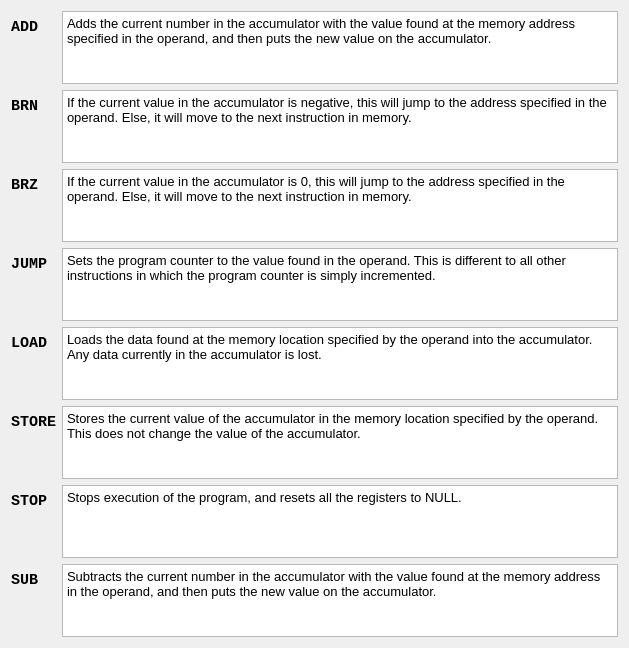
<?xml version="1.0" encoding="UTF-8"?>
<ui version="4.0">
 <class>InstructionsWidget</class>
 <widget class="QWidget" name="InstructionsWidget">
  <property name="geometry">
   <rect>
    <x>0</x>
    <y>0</y>
    <width>629</width>
    <height>648</height>
   </rect>
  </property>
  <property name="minimumSize">
   <size>
    <width>300</width>
    <height>0</height>
   </size>
  </property>
  <property name="windowTitle">
   <string>Instructions</string>
  </property>
  <layout class="QFormLayout" name="formLayout_2">
   <property name="fieldGrowthPolicy">
    <enum>QFormLayout::ExpandingFieldsGrow</enum>
   </property>
   <item row="1" column="0">
    <widget class="QLabel" name="label">
     <property name="font">
      <font>
       <family>Monospace</family>
       <pointsize>11</pointsize>
       <weight>75</weight>
       <bold>true</bold>
      </font>
     </property>
     <property name="text">
      <string>ADD</string>
     </property>
    </widget>
   </item>
   <item row="4" column="0">
    <widget class="QLabel" name="label_2">
     <property name="font">
      <font>
       <family>Monospace</family>
       <pointsize>11</pointsize>
       <weight>75</weight>
       <bold>true</bold>
      </font>
     </property>
     <property name="text">
      <string>JUMP</string>
     </property>
    </widget>
   </item>
   <item row="5" column="0">
    <widget class="QLabel" name="label_3">
     <property name="font">
      <font>
       <family>Monospace</family>
       <pointsize>11</pointsize>
       <weight>75</weight>
       <bold>true</bold>
      </font>
     </property>
     <property name="text">
      <string>LOAD</string>
     </property>
    </widget>
   </item>
   <item row="6" column="0">
    <widget class="QLabel" name="label_4">
     <property name="font">
      <font>
       <family>Monospace</family>
       <pointsize>11</pointsize>
       <weight>75</weight>
       <bold>true</bold>
      </font>
     </property>
     <property name="text">
      <string>STORE</string>
     </property>
    </widget>
   </item>
   <item row="7" column="0">
    <widget class="QLabel" name="label_5">
     <property name="font">
      <font>
       <family>Monospace</family>
       <pointsize>11</pointsize>
       <weight>75</weight>
       <bold>true</bold>
      </font>
     </property>
     <property name="text">
      <string>STOP</string>
     </property>
    </widget>
   </item>
   <item row="1" column="1">
    <widget class="QTextBrowser" name="textBrowser">
     <property name="html">
      <string>&lt;!DOCTYPE HTML PUBLIC &quot;-//W3C//DTD HTML 4.0//EN&quot; &quot;http://www.w3.org/TR/REC-html40/strict.dtd&quot;&gt;
&lt;html&gt;&lt;head&gt;&lt;meta name=&quot;qrichtext&quot; content=&quot;1&quot; /&gt;&lt;style type=&quot;text/css&quot;&gt;
p, li { white-space: pre-wrap; }
&lt;/style&gt;&lt;/head&gt;&lt;body style=&quot; font-family:'Oxygen'; font-size:10pt; font-weight:400; font-style:normal;&quot;&gt;
&lt;p style=&quot; margin-top:0px; margin-bottom:0px; margin-left:0px; margin-right:0px; -qt-block-indent:0; text-indent:0px;&quot;&gt;Adds the current number in the accumulator with the value found at the memory address specified in the operand, and then puts the new value on the accumulator.&lt;/p&gt;&lt;/body&gt;&lt;/html&gt;</string>
     </property>
    </widget>
   </item>
   <item row="4" column="1">
    <widget class="QTextBrowser" name="textBrowser_2">
     <property name="html">
      <string>&lt;!DOCTYPE HTML PUBLIC &quot;-//W3C//DTD HTML 4.0//EN&quot; &quot;http://www.w3.org/TR/REC-html40/strict.dtd&quot;&gt;
&lt;html&gt;&lt;head&gt;&lt;meta name=&quot;qrichtext&quot; content=&quot;1&quot; /&gt;&lt;style type=&quot;text/css&quot;&gt;
p, li { white-space: pre-wrap; }
&lt;/style&gt;&lt;/head&gt;&lt;body style=&quot; font-family:'Oxygen'; font-size:10pt; font-weight:400; font-style:normal;&quot;&gt;
&lt;p style=&quot; margin-top:0px; margin-bottom:0px; margin-left:0px; margin-right:0px; -qt-block-indent:0; text-indent:0px;&quot;&gt;Sets the program counter to the value found in the operand. This is different to all other instructions in which the program counter is simply incremented.&lt;/p&gt;&lt;/body&gt;&lt;/html&gt;</string>
     </property>
    </widget>
   </item>
   <item row="5" column="1">
    <widget class="QTextBrowser" name="textBrowser_3">
     <property name="html">
      <string>&lt;!DOCTYPE HTML PUBLIC &quot;-//W3C//DTD HTML 4.0//EN&quot; &quot;http://www.w3.org/TR/REC-html40/strict.dtd&quot;&gt;
&lt;html&gt;&lt;head&gt;&lt;meta name=&quot;qrichtext&quot; content=&quot;1&quot; /&gt;&lt;style type=&quot;text/css&quot;&gt;
p, li { white-space: pre-wrap; }
&lt;/style&gt;&lt;/head&gt;&lt;body style=&quot; font-family:'Oxygen'; font-size:10pt; font-weight:400; font-style:normal;&quot;&gt;
&lt;p style=&quot; margin-top:0px; margin-bottom:0px; margin-left:0px; margin-right:0px; -qt-block-indent:0; text-indent:0px;&quot;&gt;Loads the data found at the memory location specified by the operand into the accumulator. Any data currently in the accumulator is lost.&lt;/p&gt;&lt;/body&gt;&lt;/html&gt;</string>
     </property>
    </widget>
   </item>
   <item row="6" column="1">
    <widget class="QTextBrowser" name="textBrowser_4">
     <property name="html">
      <string>&lt;!DOCTYPE HTML PUBLIC &quot;-//W3C//DTD HTML 4.0//EN&quot; &quot;http://www.w3.org/TR/REC-html40/strict.dtd&quot;&gt;
&lt;html&gt;&lt;head&gt;&lt;meta name=&quot;qrichtext&quot; content=&quot;1&quot; /&gt;&lt;style type=&quot;text/css&quot;&gt;
p, li { white-space: pre-wrap; }
&lt;/style&gt;&lt;/head&gt;&lt;body style=&quot; font-family:'Oxygen'; font-size:10pt; font-weight:400; font-style:normal;&quot;&gt;
&lt;p style=&quot; margin-top:0px; margin-bottom:0px; margin-left:0px; margin-right:0px; -qt-block-indent:0; text-indent:0px;&quot;&gt;Stores the current value of the accumulator in the memory location specified by the operand. This does not change the value of the accumulator.&lt;/p&gt;&lt;/body&gt;&lt;/html&gt;</string>
     </property>
    </widget>
   </item>
   <item row="7" column="1">
    <widget class="QTextBrowser" name="textBrowser_5">
     <property name="html">
      <string>&lt;!DOCTYPE HTML PUBLIC &quot;-//W3C//DTD HTML 4.0//EN&quot; &quot;http://www.w3.org/TR/REC-html40/strict.dtd&quot;&gt;
&lt;html&gt;&lt;head&gt;&lt;meta name=&quot;qrichtext&quot; content=&quot;1&quot; /&gt;&lt;style type=&quot;text/css&quot;&gt;
p, li { white-space: pre-wrap; }
&lt;/style&gt;&lt;/head&gt;&lt;body style=&quot; font-family:'Oxygen'; font-size:10pt; font-weight:400; font-style:normal;&quot;&gt;
&lt;p style=&quot; margin-top:0px; margin-bottom:0px; margin-left:0px; margin-right:0px; -qt-block-indent:0; text-indent:0px;&quot;&gt;Stops execution of the program, and resets all the registers to NULL.&lt;/p&gt;&lt;/body&gt;&lt;/html&gt;</string>
     </property>
    </widget>
   </item>
   <item row="8" column="0">
    <widget class="QLabel" name="label_6">
     <property name="font">
      <font>
       <family>Monospace</family>
       <pointsize>11</pointsize>
       <weight>75</weight>
       <bold>true</bold>
      </font>
     </property>
     <property name="text">
      <string>SUB</string>
     </property>
    </widget>
   </item>
   <item row="8" column="1">
    <widget class="QTextBrowser" name="textBrowser_6">
     <property name="html">
      <string>&lt;!DOCTYPE HTML PUBLIC &quot;-//W3C//DTD HTML 4.0//EN&quot; &quot;http://www.w3.org/TR/REC-html40/strict.dtd&quot;&gt;
&lt;html&gt;&lt;head&gt;&lt;meta name=&quot;qrichtext&quot; content=&quot;1&quot; /&gt;&lt;style type=&quot;text/css&quot;&gt;
p, li { white-space: pre-wrap; }
&lt;/style&gt;&lt;/head&gt;&lt;body style=&quot; font-family:'Oxygen'; font-size:10pt; font-weight:400; font-style:normal;&quot;&gt;
&lt;p style=&quot; margin-top:0px; margin-bottom:0px; margin-left:0px; margin-right:0px; -qt-block-indent:0; text-indent:0px;&quot;&gt;Subtracts the current number in the accumulator with the value found at the memory address in the operand, and then puts the new value on the accumulator.&lt;/p&gt;&lt;/body&gt;&lt;/html&gt;</string>
     </property>
    </widget>
   </item>
   <item row="3" column="0">
    <widget class="QLabel" name="label_7">
     <property name="font">
      <font>
       <family>Monospace</family>
       <pointsize>11</pointsize>
       <weight>75</weight>
       <bold>true</bold>
      </font>
     </property>
     <property name="text">
      <string>BRZ</string>
     </property>
    </widget>
   </item>
   <item row="3" column="1">
    <widget class="QTextBrowser" name="textBrowser_7">
     <property name="html">
      <string>&lt;!DOCTYPE HTML PUBLIC &quot;-//W3C//DTD HTML 4.0//EN&quot; &quot;http://www.w3.org/TR/REC-html40/strict.dtd&quot;&gt;
&lt;html&gt;&lt;head&gt;&lt;meta name=&quot;qrichtext&quot; content=&quot;1&quot; /&gt;&lt;style type=&quot;text/css&quot;&gt;
p, li { white-space: pre-wrap; }
&lt;/style&gt;&lt;/head&gt;&lt;body style=&quot; font-family:'Oxygen'; font-size:10pt; font-weight:400; font-style:normal;&quot;&gt;
&lt;p style=&quot; margin-top:0px; margin-bottom:0px; margin-left:0px; margin-right:0px; -qt-block-indent:0; text-indent:0px;&quot;&gt;If the current value in the accumulator is 0, this will jump to the address specified in the operand. Else, it will move to the next instruction in memory.&lt;/p&gt;&lt;/body&gt;&lt;/html&gt;</string>
     </property>
    </widget>
   </item>
   <item row="2" column="0">
    <widget class="QLabel" name="label_8">
     <property name="font">
      <font>
       <family>Monospace</family>
       <pointsize>11</pointsize>
       <weight>75</weight>
       <bold>true</bold>
      </font>
     </property>
     <property name="text">
      <string>BRN</string>
     </property>
    </widget>
   </item>
   <item row="2" column="1">
    <widget class="QTextBrowser" name="textBrowser_8">
     <property name="html">
      <string>&lt;!DOCTYPE HTML PUBLIC &quot;-//W3C//DTD HTML 4.0//EN&quot; &quot;http://www.w3.org/TR/REC-html40/strict.dtd&quot;&gt;
&lt;html&gt;&lt;head&gt;&lt;meta name=&quot;qrichtext&quot; content=&quot;1&quot; /&gt;&lt;style type=&quot;text/css&quot;&gt;
p, li { white-space: pre-wrap; }
&lt;/style&gt;&lt;/head&gt;&lt;body style=&quot; font-family:'Oxygen'; font-size:10pt; font-weight:400; font-style:normal;&quot;&gt;
&lt;p style=&quot; margin-top:0px; margin-bottom:0px; margin-left:0px; margin-right:0px; -qt-block-indent:0; text-indent:0px;&quot;&gt;If the current value in the accumulator is negative, this will jump to the address specified in the operand. Else, it will move to the next instruction in memory.&lt;/p&gt;&lt;/body&gt;&lt;/html&gt;</string>
     </property>
    </widget>
   </item>
  </layout>
 </widget>
 <resources/>
 <connections/>
</ui>
